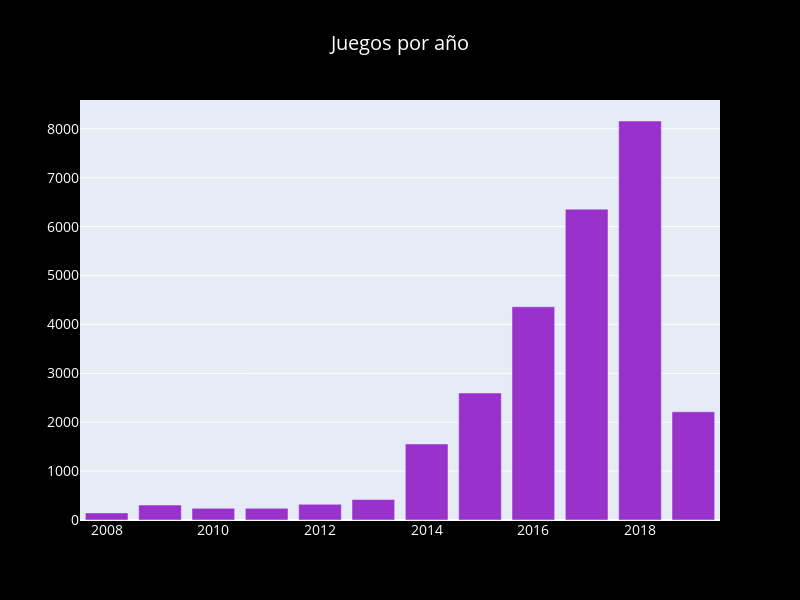

Write notebook code for a chart like this one.
### Code cell
#Cuantos juegos sacan por año en steam
fig = go.Figure()
fig.add_trace(go.Bar(x = steam["release_date"].dt.year.value_counts().index[:12],
                     y  = steam["release_date"].dt.year.value_counts().values[:12],
                     marker_color = "DarkOrchid" ))
fig.update_layout(
    height=600, width=800, title_text="Juegos por año", title_x = 0.5, paper_bgcolor = "black", font=dict(
            size=14,
            color="white")
)
fig.show()

### Figure 1 — Plotly figure (JSON) as saved in the notebook; plotly's stock layout.template omitted (floating-point values rounded to 4 significant figures)
{"data": [{"marker": {"color": "DarkOrchid"}, "type": "bar", "x": [2018, 2017, 2016, 2015, 2019, 2014, 2013, 2012, 2009, 2011, 2010, 2008], "y": [8160, 6357, 4361, 2597, 2213, 1555, 418, 320, 305, 239, 238, 145]}], "layout": {"font": {"color": "white", "size": 14}, "height": 600, "paper_bgcolor": "black", "title": {"text": "Juegos por año", "x": 0.5}, "width": 800}}
